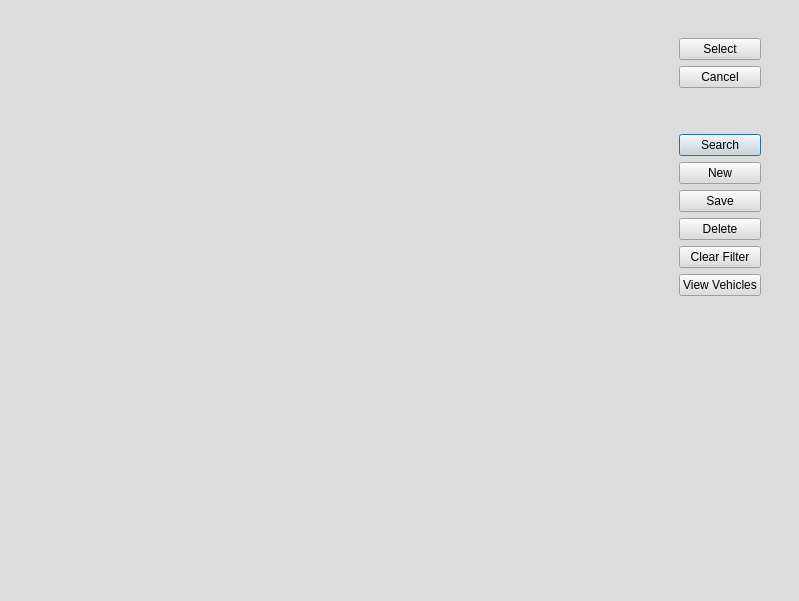
<?xml version="1.0" encoding="UTF-8"?>
<ui version="4.0">
 <comment>
*********************************************************************************
**
**   $Id$
**   Copyright (c) 2004 Joe Croft joe@croftj.net
**   
**   This file is part of ah2.
**
**   Ah3 is free software; you can redistribute it and/or modify
**   it under the terms of the GNU General Public License as published by
**   the Free Software Foundation; either version 2 of the License, or
**   (at your option) any later version.
**
**   Ah3 is distributed in the hope that it will be useful,
**   but WITHOUT ANY WARRANTY; without even the implied warranty of
**   MERCHANTABILITY or FITNESS FOR A PARTICULAR PURPOSE.  See the
**   GNU General Public License for more details.
**
**   You should have received a copy of the GNU General Public License
**   along with Ah3; if not, write to the Free Software
**   Foundation, Inc., 59 Temple Place, Suite 330, Boston, MA  02111-1307  USA
**
*********************************************************************************
</comment>
 <class>CustomerEntryDialog</class>
 <widget class="QDialog" name="CustomerEntryDialog">
  <property name="geometry">
   <rect>
    <x>0</x>
    <y>0</y>
    <width>799</width>
    <height>601</height>
   </rect>
  </property>
  <property name="palette">
   <palette>
    <active>
     <colorrole role="WindowText">
      <brush brushstyle="SolidPattern">
       <color alpha="255">
        <red>0</red>
        <green>0</green>
        <blue>0</blue>
       </color>
      </brush>
     </colorrole>
     <colorrole role="Button">
      <brush brushstyle="SolidPattern">
       <color alpha="255">
        <red>220</red>
        <green>220</green>
        <blue>220</blue>
       </color>
      </brush>
     </colorrole>
     <colorrole role="Light">
      <brush brushstyle="SolidPattern">
       <color alpha="255">
        <red>255</red>
        <green>255</green>
        <blue>255</blue>
       </color>
      </brush>
     </colorrole>
     <colorrole role="Midlight">
      <brush brushstyle="SolidPattern">
       <color alpha="255">
        <red>237</red>
        <green>237</green>
        <blue>237</blue>
       </color>
      </brush>
     </colorrole>
     <colorrole role="Dark">
      <brush brushstyle="SolidPattern">
       <color alpha="255">
        <red>110</red>
        <green>110</green>
        <blue>110</blue>
       </color>
      </brush>
     </colorrole>
     <colorrole role="Mid">
      <brush brushstyle="SolidPattern">
       <color alpha="255">
        <red>147</red>
        <green>147</green>
        <blue>147</blue>
       </color>
      </brush>
     </colorrole>
     <colorrole role="Text">
      <brush brushstyle="SolidPattern">
       <color alpha="255">
        <red>0</red>
        <green>0</green>
        <blue>0</blue>
       </color>
      </brush>
     </colorrole>
     <colorrole role="BrightText">
      <brush brushstyle="SolidPattern">
       <color alpha="255">
        <red>255</red>
        <green>255</green>
        <blue>255</blue>
       </color>
      </brush>
     </colorrole>
     <colorrole role="ButtonText">
      <brush brushstyle="SolidPattern">
       <color alpha="255">
        <red>0</red>
        <green>0</green>
        <blue>0</blue>
       </color>
      </brush>
     </colorrole>
     <colorrole role="Base">
      <brush brushstyle="SolidPattern">
       <color alpha="255">
        <red>255</red>
        <green>255</green>
        <blue>255</blue>
       </color>
      </brush>
     </colorrole>
     <colorrole role="Window">
      <brush brushstyle="SolidPattern">
       <color alpha="255">
        <red>220</red>
        <green>220</green>
        <blue>220</blue>
       </color>
      </brush>
     </colorrole>
     <colorrole role="Shadow">
      <brush brushstyle="SolidPattern">
       <color alpha="255">
        <red>0</red>
        <green>0</green>
        <blue>0</blue>
       </color>
      </brush>
     </colorrole>
     <colorrole role="AlternateBase">
      <brush brushstyle="SolidPattern">
       <color alpha="255">
        <red>237</red>
        <green>237</green>
        <blue>237</blue>
       </color>
      </brush>
     </colorrole>
    </active>
    <inactive>
     <colorrole role="WindowText">
      <brush brushstyle="SolidPattern">
       <color alpha="255">
        <red>0</red>
        <green>0</green>
        <blue>0</blue>
       </color>
      </brush>
     </colorrole>
     <colorrole role="Button">
      <brush brushstyle="SolidPattern">
       <color alpha="255">
        <red>220</red>
        <green>220</green>
        <blue>220</blue>
       </color>
      </brush>
     </colorrole>
     <colorrole role="Light">
      <brush brushstyle="SolidPattern">
       <color alpha="255">
        <red>255</red>
        <green>255</green>
        <blue>255</blue>
       </color>
      </brush>
     </colorrole>
     <colorrole role="Midlight">
      <brush brushstyle="SolidPattern">
       <color alpha="255">
        <red>237</red>
        <green>237</green>
        <blue>237</blue>
       </color>
      </brush>
     </colorrole>
     <colorrole role="Dark">
      <brush brushstyle="SolidPattern">
       <color alpha="255">
        <red>110</red>
        <green>110</green>
        <blue>110</blue>
       </color>
      </brush>
     </colorrole>
     <colorrole role="Mid">
      <brush brushstyle="SolidPattern">
       <color alpha="255">
        <red>147</red>
        <green>147</green>
        <blue>147</blue>
       </color>
      </brush>
     </colorrole>
     <colorrole role="Text">
      <brush brushstyle="SolidPattern">
       <color alpha="255">
        <red>0</red>
        <green>0</green>
        <blue>0</blue>
       </color>
      </brush>
     </colorrole>
     <colorrole role="BrightText">
      <brush brushstyle="SolidPattern">
       <color alpha="255">
        <red>255</red>
        <green>255</green>
        <blue>255</blue>
       </color>
      </brush>
     </colorrole>
     <colorrole role="ButtonText">
      <brush brushstyle="SolidPattern">
       <color alpha="255">
        <red>0</red>
        <green>0</green>
        <blue>0</blue>
       </color>
      </brush>
     </colorrole>
     <colorrole role="Base">
      <brush brushstyle="SolidPattern">
       <color alpha="255">
        <red>255</red>
        <green>255</green>
        <blue>255</blue>
       </color>
      </brush>
     </colorrole>
     <colorrole role="Window">
      <brush brushstyle="SolidPattern">
       <color alpha="255">
        <red>220</red>
        <green>220</green>
        <blue>220</blue>
       </color>
      </brush>
     </colorrole>
     <colorrole role="Shadow">
      <brush brushstyle="SolidPattern">
       <color alpha="255">
        <red>0</red>
        <green>0</green>
        <blue>0</blue>
       </color>
      </brush>
     </colorrole>
     <colorrole role="AlternateBase">
      <brush brushstyle="SolidPattern">
       <color alpha="255">
        <red>237</red>
        <green>237</green>
        <blue>237</blue>
       </color>
      </brush>
     </colorrole>
    </inactive>
    <disabled>
     <colorrole role="WindowText">
      <brush brushstyle="SolidPattern">
       <color alpha="255">
        <red>110</red>
        <green>110</green>
        <blue>110</blue>
       </color>
      </brush>
     </colorrole>
     <colorrole role="Button">
      <brush brushstyle="SolidPattern">
       <color alpha="255">
        <red>220</red>
        <green>220</green>
        <blue>220</blue>
       </color>
      </brush>
     </colorrole>
     <colorrole role="Light">
      <brush brushstyle="SolidPattern">
       <color alpha="255">
        <red>255</red>
        <green>255</green>
        <blue>255</blue>
       </color>
      </brush>
     </colorrole>
     <colorrole role="Midlight">
      <brush brushstyle="SolidPattern">
       <color alpha="255">
        <red>237</red>
        <green>237</green>
        <blue>237</blue>
       </color>
      </brush>
     </colorrole>
     <colorrole role="Dark">
      <brush brushstyle="SolidPattern">
       <color alpha="255">
        <red>110</red>
        <green>110</green>
        <blue>110</blue>
       </color>
      </brush>
     </colorrole>
     <colorrole role="Mid">
      <brush brushstyle="SolidPattern">
       <color alpha="255">
        <red>147</red>
        <green>147</green>
        <blue>147</blue>
       </color>
      </brush>
     </colorrole>
     <colorrole role="Text">
      <brush brushstyle="SolidPattern">
       <color alpha="255">
        <red>110</red>
        <green>110</green>
        <blue>110</blue>
       </color>
      </brush>
     </colorrole>
     <colorrole role="BrightText">
      <brush brushstyle="SolidPattern">
       <color alpha="255">
        <red>255</red>
        <green>255</green>
        <blue>255</blue>
       </color>
      </brush>
     </colorrole>
     <colorrole role="ButtonText">
      <brush brushstyle="SolidPattern">
       <color alpha="255">
        <red>110</red>
        <green>110</green>
        <blue>110</blue>
       </color>
      </brush>
     </colorrole>
     <colorrole role="Base">
      <brush brushstyle="SolidPattern">
       <color alpha="255">
        <red>220</red>
        <green>220</green>
        <blue>220</blue>
       </color>
      </brush>
     </colorrole>
     <colorrole role="Window">
      <brush brushstyle="SolidPattern">
       <color alpha="255">
        <red>220</red>
        <green>220</green>
        <blue>220</blue>
       </color>
      </brush>
     </colorrole>
     <colorrole role="Shadow">
      <brush brushstyle="SolidPattern">
       <color alpha="255">
        <red>0</red>
        <green>0</green>
        <blue>0</blue>
       </color>
      </brush>
     </colorrole>
     <colorrole role="AlternateBase">
      <brush brushstyle="SolidPattern">
       <color alpha="255">
        <red>220</red>
        <green>220</green>
        <blue>220</blue>
       </color>
      </brush>
     </colorrole>
    </disabled>
   </palette>
  </property>
  <property name="windowTitle">
   <string>Customer Entry / Select</string>
  </property>
  <layout class="QGridLayout" name="gridLayout">
   <item row="0" column="0">
    <widget class="QcjDataFrame" name="customerDataFrame">
     <property name="toolTip">
      <string/>
     </property>
     <property name="whatsThis">
      <string/>
     </property>
     <property name="xml_definition" stdset="0">
      <string>form_definition</string>
     </property>
     <layout class="QVBoxLayout" name="verticalLayout">
      <item>
       <widget class="QFrame" name="frame">
        <property name="sizePolicy">
         <sizepolicy hsizetype="Preferred" vsizetype="Maximum">
          <horstretch>0</horstretch>
          <verstretch>0</verstretch>
         </sizepolicy>
        </property>
        <property name="frameShape">
         <enum>QFrame::NoFrame</enum>
        </property>
        <property name="frameShadow">
         <enum>QFrame::Raised</enum>
        </property>
        <layout class="QHBoxLayout">
         <property name="spacing">
          <number>6</number>
         </property>
         <property name="margin">
          <number>9</number>
         </property>
         <item>
          <widget class="QcjDataForm" name="customerForm">
           <property name="sizePolicy">
            <sizepolicy hsizetype="Preferred" vsizetype="Preferred">
             <horstretch>0</horstretch>
             <verstretch>0</verstretch>
            </sizepolicy>
           </property>
           <property name="toolTip">
            <string/>
           </property>
           <property name="whatsThis">
            <string>&lt;html&gt;This is a form for searching for and entering customer information. It's xml form name is &lt;em&gt;customer_form&lt;/em&gt;&lt;/html&gt;</string>
           </property>
           <property name="xml_definition" stdset="0">
            <string>customer_form</string>
           </property>
          </widget>
         </item>
         <item>
          <widget class="QFrame" name="frame_2">
           <property name="sizePolicy">
            <sizepolicy hsizetype="Maximum" vsizetype="Maximum">
             <horstretch>0</horstretch>
             <verstretch>0</verstretch>
            </sizepolicy>
           </property>
           <property name="frameShape">
            <enum>QFrame::NoFrame</enum>
           </property>
           <property name="frameShadow">
            <enum>QFrame::Raised</enum>
           </property>
           <layout class="QVBoxLayout">
            <property name="spacing">
             <number>6</number>
            </property>
            <property name="margin">
             <number>9</number>
            </property>
            <item>
             <widget class="QPushButton" name="selectCustomerBtn">
              <property name="toolTip">
               <string>&lt;html&gt;Clicking this button will selects this customer&lt;/html&gt;</string>
              </property>
              <property name="text">
               <string>Select</string>
              </property>
              <property name="autoDefault">
               <bool>false</bool>
              </property>
             </widget>
            </item>
            <item>
             <widget class="QPushButton" name="cancelBtn">
              <property name="toolTip">
               <string>&lt;html&gt;Clicking this button will close this dialog without selecting a customer&lt;/html&gt;</string>
              </property>
              <property name="text">
               <string>Cancel</string>
              </property>
             </widget>
            </item>
            <item>
             <spacer>
              <property name="orientation">
               <enum>Qt::Vertical</enum>
              </property>
              <property name="sizeType">
               <enum>QSizePolicy::Minimum</enum>
              </property>
              <property name="sizeHint" stdset="0">
               <size>
                <width>20</width>
                <height>40</height>
               </size>
              </property>
             </spacer>
            </item>
            <item>
             <widget class="QPushButton" name="searchCustomerBtn">
              <property name="toolTip">
               <string>&lt;html&gt;Clicking this button will find customers with names or such similar to thoe specified in the form&lt;/html&gt;</string>
              </property>
              <property name="text">
               <string>Search</string>
              </property>
              <property name="autoDefault">
               <bool>false</bool>
              </property>
              <property name="default">
               <bool>true</bool>
              </property>
             </widget>
            </item>
            <item>
             <widget class="QPushButton" name="newCustomerBtn">
              <property name="toolTip">
               <string>&lt;html&gt;Clicking this button will create a new Customer&lt;/html&gt;</string>
              </property>
              <property name="text">
               <string>New</string>
              </property>
              <property name="autoDefault">
               <bool>false</bool>
              </property>
             </widget>
            </item>
            <item>
             <widget class="QPushButton" name="saveCustomerBtn">
              <property name="toolTip">
               <string>&lt;html&gt;Clicking this button will save the selected customer's data&lt;/html&gt;</string>
              </property>
              <property name="text">
               <string>Save</string>
              </property>
              <property name="autoDefault">
               <bool>false</bool>
              </property>
             </widget>
            </item>
            <item>
             <widget class="QPushButton" name="deleteCustomerBtn">
              <property name="toolTip">
               <string>&lt;html&gt;Clicking this button will delete the current customer&lt;/html&gt;</string>
              </property>
              <property name="text">
               <string>Delete</string>
              </property>
              <property name="autoDefault">
               <bool>false</bool>
              </property>
             </widget>
            </item>
            <item>
             <widget class="QPushButton" name="clearFilterBtn">
              <property name="toolTip">
               <string>&lt;html&gt;Clicking this button will clear the form to ready it for a search&lt;/html&gt;</string>
              </property>
              <property name="text">
               <string>Clear Filter</string>
              </property>
              <property name="autoDefault">
               <bool>false</bool>
              </property>
             </widget>
            </item>
            <item>
             <widget class="QPushButton" name="viewVehiclesBtn">
              <property name="toolTip">
               <string>Will show the vehicles for the current customer</string>
              </property>
              <property name="text">
               <string>View Vehicles</string>
              </property>
             </widget>
            </item>
           </layout>
          </widget>
         </item>
        </layout>
       </widget>
      </item>
      <item>
       <widget class="QcjDataTable" name="customerTable">
        <property name="sizePolicy">
         <sizepolicy hsizetype="Preferred" vsizetype="Preferred">
          <horstretch>0</horstretch>
          <verstretch>0</verstretch>
         </sizepolicy>
        </property>
        <property name="toolTip">
         <string/>
        </property>
        <property name="whatsThis">
         <string>&lt;html&gt;This is a table for selecting customers to view and modify their information. It's xml form name is &lt;em&gt;customer_table&lt;/em&gt;&lt;/html&gt;</string>
        </property>
        <property name="xml_definition" stdset="0">
         <string>customer_table</string>
        </property>
       </widget>
      </item>
     </layout>
     <zorder>customerTable</zorder>
     <zorder>frame</zorder>
    </widget>
   </item>
  </layout>
 </widget>
 <customwidgets>
  <customwidget>
   <class>QcjDataForm</class>
   <extends>QFrame</extends>
   <header>QcjData/QcjDataForm.h</header>
  </customwidget>
  <customwidget>
   <class>QcjDataFrame</class>
   <extends>QFrame</extends>
   <header>QcjData/QcjDataFrame.h</header>
   <container>1</container>
  </customwidget>
  <customwidget>
   <class>QcjDataTable</class>
   <extends>QFrame</extends>
   <header>QcjData/QcjDataTable.h</header>
  </customwidget>
 </customwidgets>
 <resources/>
 <connections>
  <connection>
   <sender>cancelBtn</sender>
   <signal>clicked()</signal>
   <receiver>CustomerEntryDialog</receiver>
   <slot>reject()</slot>
   <hints>
    <hint type="sourcelabel">
     <x>730</x>
     <y>73</y>
    </hint>
    <hint type="destinationlabel">
     <x>792</x>
     <y>91</y>
    </hint>
   </hints>
  </connection>
 </connections>
</ui>
